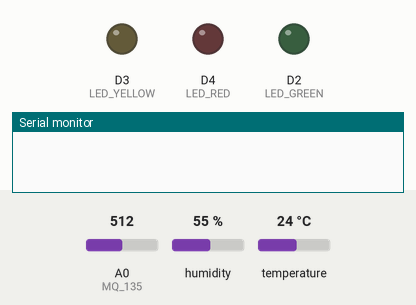
This sketch was run on a simulated ESP8266 (NodeMCU). Parts: output pins drawn as LEDs (lit = HIGH), the last lines printed to the serial monitor. Inputs (shaded band) come from the test bench; at power-on: A0 (MQ_135) = 512, humidity 55 %, temperature 24 °C. WiFi joins after 1.5 s; servers stay silent unless stated.

Above: at 0.1 s.
At 70.6 s:
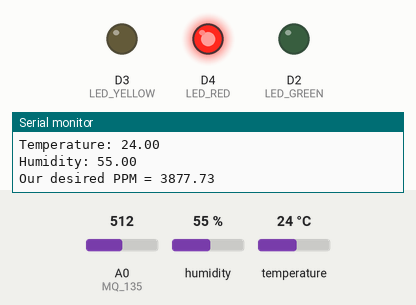
Timing chart, 0 to 72.1 s (numbered marks = the images above):
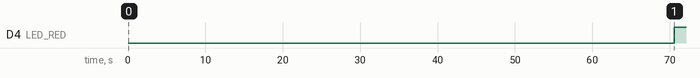

The sketch:

Pollution_Monitoring.ino
```cpp
#include <ESP8266WiFi.h>
#include <DHT.h>
#include <ThingSpeak.h>
DHT dht(D5, DHT11);
#define LED_GREEN D2
#define LED_YELLOW D3
#define LED_RED D4
#define MQ_135 A0
int ppm=0;
int gas_sensor;
float m = -0.3376; //Slope
float b = 0.7165; //Y-Intercept
float R0 = 3.12; //Sensor Resistance in fresh air from previous code
WiFiClient client;
long myChannelNumber = 123456; // Channel id
const char myWriteAPIKey[] = "API_Key";
void setup() {
 // put your setup code here, to run once:
Serial.begin(9600);
pinMode(LED_GREEN,OUTPUT);
pinMode(LED_YELLOW,OUTPUT);
pinMode(LED_RED,OUTPUT);
pinMode(MQ_135, INPUT);
WiFi.begin("WiFi_Name", "WiFi_Password");
while(WiFi.status() != WL_CONNECTED)
 {
delay(200);
Serial.print(".");
 }
Serial.println();
Serial.println("NodeMCU is connected!");
Serial.println(WiFi.localIP());
dht.begin();
ThingSpeak.begin(client);
}
void loop() {
 float sensor_volt; //Define variable for sensor voltage
 float RS_gas; //Define variable for sensor resistance
 float ratio; //Define variable for ratio
 int sensorValue;//Variable to store the analog values from MQ-135
 float h;
 float t;
 float ppm_log; //Get ppm value in linear scale according to the the ratio value
 float ppm; //Convert ppm value to log scale
 h = dht.readHumidity();
delay(4000);
 t = dht.readTemperature();
delay(4000);
sensorValue = analogRead(gas_sensor); //Read analog values of sensor
sensor_volt = sensorValue*(5.0/1023.0); //Convert analog values to voltage
RS_gas = ((5.0*1.0)/sensor_volt)-1.0; //Get value of RS in a gas
 ratio = RS_gas/R0; // Get ratio RS_gas/RS_air
ppm_log = (log10(ratio)-b)/m; //Get ppm value in linear scale according to the ratio value
 ppm = pow(10, ppm_log); //Convert ppm value to log scale
Serial.println("Temperature: " + (String) t);
Serial.println("Humidity: " + (String) h);
Serial.println("Our desired PPM = "+ (String) ppm);
ThingSpeak.writeField(myChannelNumber, 1, t, myWriteAPIKey);
delay(20000);
ThingSpeak.writeField(myChannelNumber, 2, h, myWriteAPIKey);
delay(20000);
ThingSpeak.writeField(myChannelNumber, 3, ppm, myWriteAPIKey);
delay(20000);
 if(ppm<=100)
 {
digitalWrite(LED_GREEN,HIGH);
digitalWrite(LED_YELLOW,LOW);
digitalWrite(LED_RED,LOW);
 }
 else if(ppm<=200)
 {
digitalWrite(LED_GREEN,LOW);
digitalWrite(LED_YELLOW,HIGH);
digitalWrite(LED_RED,LOW);
 }
 else
 {
digitalWrite(LED_GREEN,LOW);
digitalWrite(LED_YELLOW,LOW);
digitalWrite(LED_RED,HIGH);
 }
delay(2000);}
```

Measured:
- by itself, D4 (LED_RED): LOW → HIGH at 70.6 s
